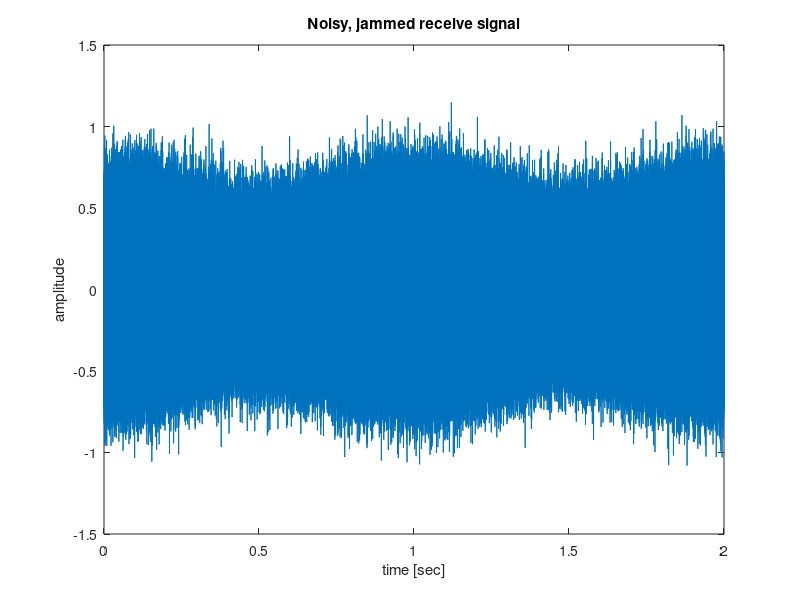
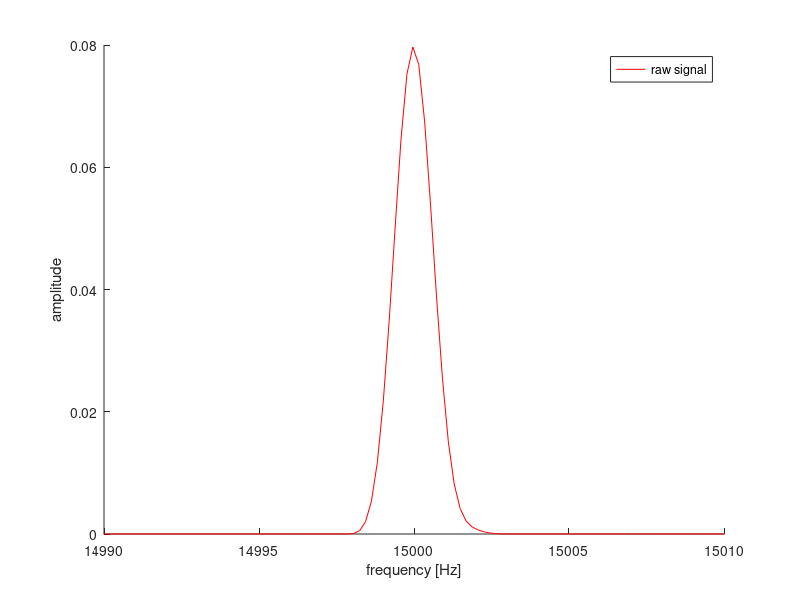

The MATLAB source for these figures, in order: (Note: this script raises an error after producing the figures.)
function CWdoppler()
% Simulate CW radar Doppler spectrum
% Michael Hirsch, Ph.D.
% This simulation neglects the RF portion of the signal.
% The data in this simulation is before DUC and after DDC
try % for GNU Octave
  pkg load signal
end

% recall DFT is samples of continuous DTFT
zeropadfactor = 3; %arbitrary, expensive way to increase DFT resolution. 
% eventually you'll run out of RAM if you want arbitrarily high precision

fb0 = 1; % Hz  arbitrary "true" Doppler frequency saught.
t1 = 2; % final time, t0=0 seconds
An = 0.1; % standard deviation of AWGN

ft = 15e3; %[Hz]
At = 0.5;

fb = ft + fb0; %[Hz]
Ab = 0.1;

fs = 100e3; %[Hz]
t = 0:1/fs:t1-1/fs;

xt = At*sin(2*pi*ft*t);
xbg = xt + An*randn(size(xt)); % we receive the transmitter with noise
%% simulated target beat signal (noise free)
xb = Ab*sin(2*pi*fb*t);
%% compute noisy, jammed observatoin
y = xb + xbg + An*randn(size(xbg)); % each time you receive, we assume i.i.d. AWGN
%% Time
figure(1); clf(1)
plot(t,y)
xlabel('time [sec]')
ylabel('amplitude')
title('Noisy, jammed receive signal')
%% background subtract -- assumed coherent recording which we didn't have.
%ysub = y-xbg;

%% spectrogram
dt = 0.45; %seconds between time steps to plot (arbitrary)
dtw = 2*dt; % seconds to window
tstep = ceil(dt*fs);
wind = ceil(dtw*fs);
Nfft = 2^nextpow2(zeropadfactor*wind); 

if 0
figure(2);clf(2)
specgram(y,Nfft,fs,wind,wind-tstep);
colorbar
ylim([14990,15010])
end
%% periodogram
figure(3), clf(3), hold('on')

[Sraw,f] = pwelch(y,wind,0.5,Nfft,fs);
plot(f,Sraw,'r','displayname','raw signal')

%[Ssub,f] = pwelch(y,wind,0.5,Nfft,fs,'displayname','coherent subtracted');
%plot(f,Ssub)

xlim([14990,15010])
xlabel('frequency [Hz]')
ylabel('amplitude')
legend('show')

%set(axsub,'ylim',get(axraw,'ylim'))
%% find target beat frequency
maxS= max(Sraw);
[pks,loc] = findpeaks(Sraw,...
 %           'minpeakdistance',1,... % minpeak distance speeds up computation
            'minpeakheight',0.01*maxS);
            
[~,badloc] = max(pks);
pks(badloc)= []; loc(badloc)=[];
plot(f(loc),pks,'k*','markersize',12)

title(['Periodogram: Nfft=',int2str(Nfft),'.  f_b = ',num2str(f(loc(1))-ft,'%.3f'),' Hz.'])

end